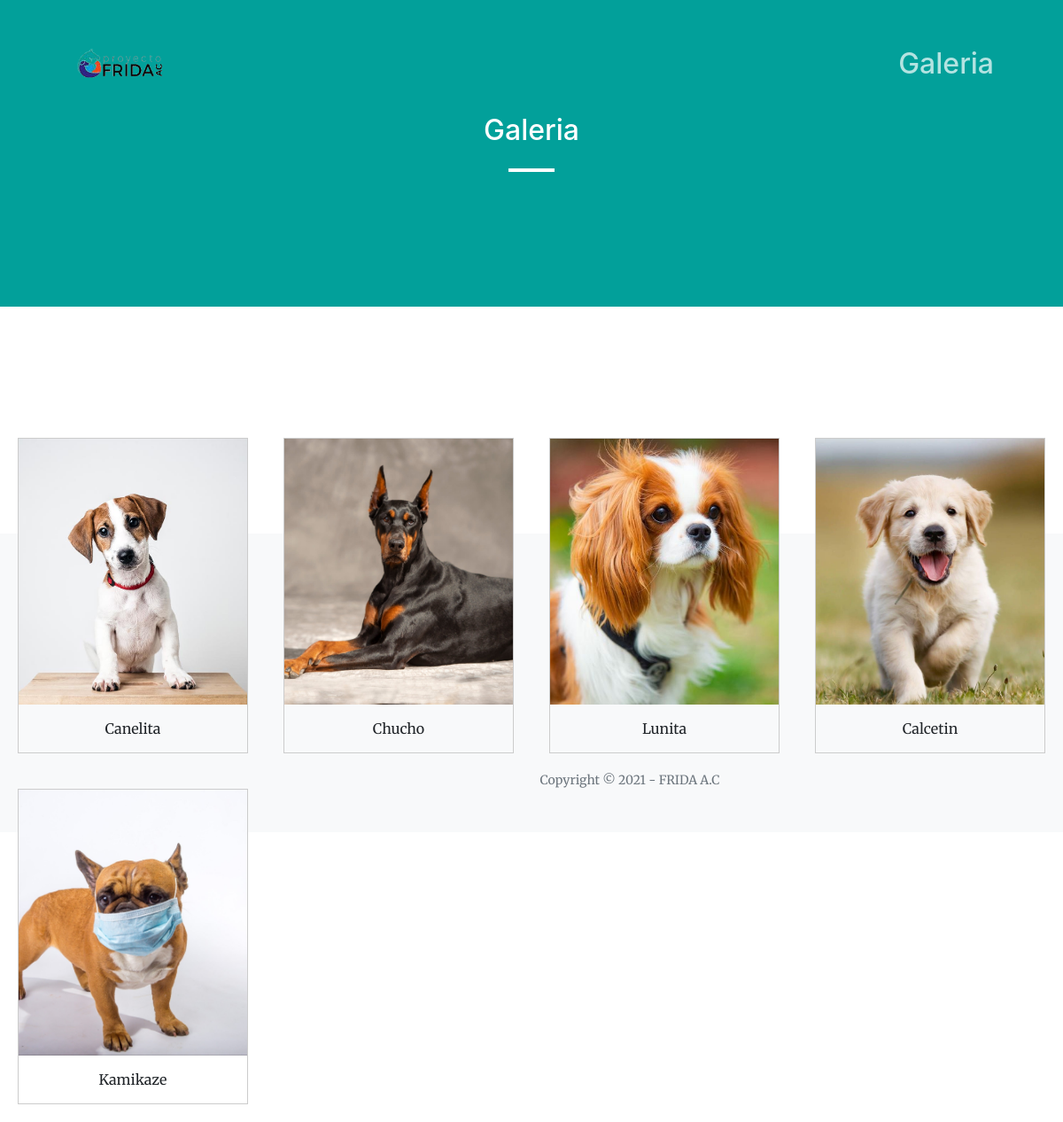
/Galeria/, run on the app's committed database.
### Mascota/models.py (models this page shows, shortened)
class Perrito(models.Model):
    nombre = models.CharField(max_length=20, null=True, blank=True)
    raza = models.CharField(max_length=40)
    color_pelaje = models.CharField(max_length=20, null=True, blank=True)
    tamaño = models.ForeignKey(Tamaño, on_delete=models.CASCADE)
    edad = models.IntegerField(null=True, blank=True)
    portada = models.ImageField(upload_to='portada',null=True,blank=True)
    descripcion = models.TextField(max_length=500, null=True)
    class Meta:
        verbose_name = 'Perrito'
        verbose_name_plural = 'Perritos'

### Galeria/views.py (the view)
# urls.py: path('', views.Galeria, name='Galeria'),
def Galeria(request):
    mascotas = Perrito.objects.all()#importamos todos los registros de perritos
    return render(request, 'Galerias/galeria.html', {'mascotas':mascotas})

### Galeria/templates/Galerias/galeria.html
{% extends "Principal/index.html" %}
{% load static %}
{% block content %}
    <section class="page-section bg-primary" id="about">
        <div class="container px-4 px-lg-5">
            <div class="row gx-4 gx-lg-5 justify-content-center">
                <div class="col-lg-8 text-center">
                    <h2 class="text-white mt-0">Galeria</h2>
                    <hr class="divider divider-light" />
                </div>
            </div>
        </div>
    </section>
    <body id="page-top">
        <section class="page-section" >
            {% for i in mascotas %}
            <div class="responsive">
                <div class="galeria">
                    <a  href="{% url 'Mascota' %}?mascota={{i.id}}" title="Project Name">
                        <img class="img-fluid"  src="{{i.portada.url}}" alt="Texto alternativo imagen 1" >
                    </a>
                    <div class="desc">{{i.nombre}}</div>
                </div>
            </div>
            {% endfor%}
        </section>
    </body>
{% endblock %}

### Principal/templates/Principal/index.html (shortened to what this page needs)
{% load static %}
<!DOCTYPE html>
<html lang="en">
    <head>
        <link href="https://cdn.jsdelivr.net/npm/bootstrap-icons@1.5.0/font/bootstrap-icons.css" rel="stylesheet" />
        <link href="https://cdnjs.cloudflare.com/ajax/libs/SimpleLightbox/2.1.0/simpleLightbox.min.css" rel="stylesheet" />
        <link href="{% static 'Principal/css/styles.css' %}" rel="stylesheet" />
    </head>
      <body id="page-top">
        <nav class="navbar navbar-expand-lg navbar-light fixed-top py-3" id="mainNav">
            <div class="container px-4 px-lg-5">
                <a href="{% url 'Principal' %}"><img src="{% static 'Principal/assets/img/frida ac logo.png' %}"width="120" height="120"></a>
                <div class="collapse navbar-collapse" id="navbarResponsive">
                    <ul class="navbar-nav ms-auto my-2 my-lg-0">
                        <li class="nav-item" ><a class="nav-link" href="{% url 'Galeria' %}"> <h2> Galeria </h2></a></li>
                    </ul>
                </div>
            </div>
        </nav>
        {% block content %}{% endblock %}
        <footer class="bg-light py-5">
            <div class="container px-4 px-lg-5"><div class="small text-center text-muted">Copyright &copy; 2021 - FRIDA A.C</div></div>
        </footer>
    </body>
</html>

### data on the page
Perrito: portada (picture), nombre "Canelita"
Perrito: portada (picture), nombre "Chucho"
Perrito: portada (picture), nombre "Lunita"
Perrito: portada (picture), nombre "Calcetin"
Perrito: portada (picture), nombre "Kamikaze"
